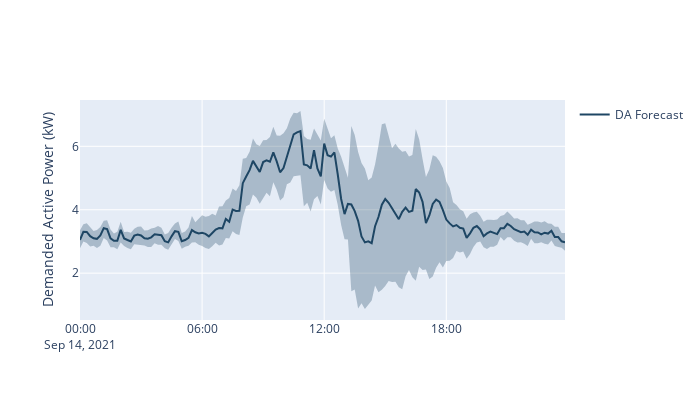
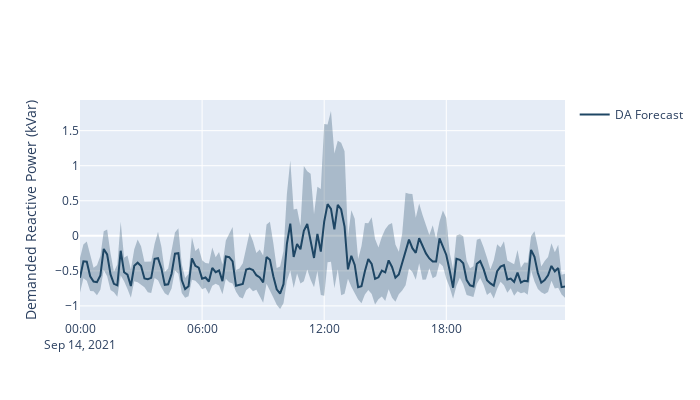
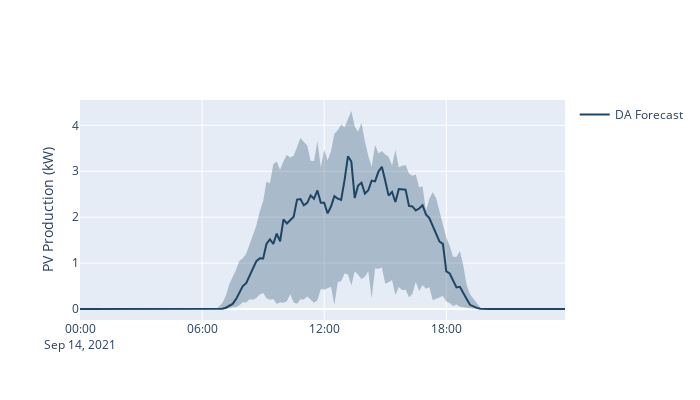
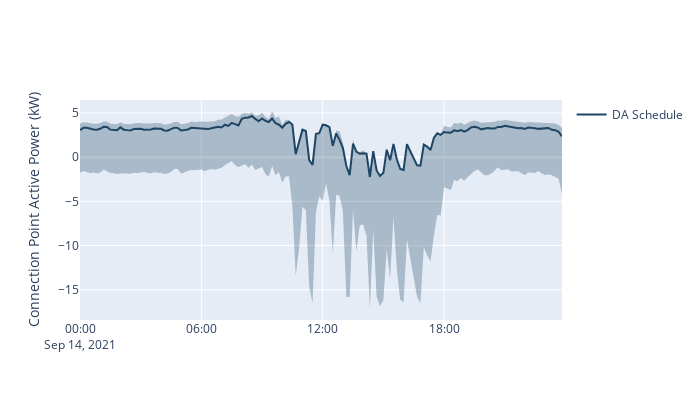

Notebook code cell kept with these figures, in order:
### Code cell
colnames=['0', 'running_time', 'date', 'pvmax_lag', 'irr_lag', 'pdem_lag', 'qdem_lag',
          'pvmax_for', 'irr_for', 'pdem_for', 'qdem_for', 'pv_sim', 'fp_sim', 'fq_sim',
          'pv_real', 'pv_q_real', 'SOC_real', 'fp_real', 'fq_real', 'asked_P', 'asked_Q']
data_rt = pd.read_csv(dir_path + r'/Result/realtime_data.csv', names=colnames, header=None)
data_rt['running_time'] = pd.to_datetime(data_rt['running_time'])
data_rt = data_rt[data_rt['running_time'] >= str(date_sp.year) + '-' + str(date_sp.month) + '-' + str(date_sp.day)]
data_rt = data_rt[data_rt['running_time'] < str(date_sp.year) + '-' + str(date_sp.month) + '-' + str(date_sp.day + 1)]

x = pd.date_range(pd.Timestamp(date_sp).floor(freq ='D'), periods=144, freq='10min')

date = data_rt['running_time']
pvmax_lag = data_rt['pvmax_lag'].values
irr_lag = data_rt['irr_lag'].values
pdem_lag = data_rt['pdem_lag'].values
qdem_lag = data_rt['qdem_lag'].values
pvmax_for = data_rt['pvmax_for'].values
irr_for = data_rt['irr_for'].values
pdem_for = data_rt['pdem_for'].values
qdem_for = data_rt['qdem_for'].values
pv_sim = data_rt['pv_sim'].values
fp_sim = - data_rt['fp_sim'].values
fq_sim = - data_rt['fq_sim'].values
pv_real = data_rt['pv_real'].values
pv_q_real = data_rt['pv_q_real'].values
SOC_real = data_rt['SOC_real'].values
fp_real = data_rt['fp_real'].values
fq_real = data_rt['fq_real'].values
asked_P = data_rt['asked_P'].values
asked_Q = data_rt['asked_Q'].values

if mode == 'sim':
    # Demanded active power
    MAEP = MAEP_func(result_p_dm[0, 6:len(pdem_lag)+5], pdem_lag[:-1])
    print('DA Forecast, MAE (kW):', MAEP)
    MAEP = MAEP_func(pdem_for, pdem_lag)
    print('RT Forecast, MAE (kW):', MAEP)
    figuring(x, result_p_dm, 'DP', date, [], pdem_for, pdem_lag)
    # Demanded reactive power
    MAEP = MAEP_func(result_q_dm[0, 6:len(qdem_lag)+5], qdem_lag[:-1])
    print('DA Forecast, MAE (kVar):', MAEP)
    MAEP = MAEP_func(qdem_for, qdem_lag)
    print('RT Forecast, MAE (kVar):', MAEP)
    figuring(x, result_q_dm, 'DQ', date, [], qdem_for, qdem_lag)
    # PV production
    MAEP = MAEP_func(result_p_pv[0, 6:len(pvmax_lag)+5], pvmax_lag[:-1])
    print('DA Forecast, MAE (kW):', MAEP)
    MAEP = MAEP_func(pvmax_for, pvmax_lag)
    print('RT Forecast, MAE (kW):', MAEP)
    figuring(x, result_p_pv, 'PV', date, pvmax_lag, pvmax_for, pv_sim)
    # ConnectionPoint P
    MAEP = MAEP_func(asked_P, fp_sim)
    print('Deviation, MAE (kW):', MAEP)
    figuring(x, np.array([P_SC, RPP_SC, RPN_SC]), 'FP', date, [], asked_P, fp_sim)
    # ConnectionPoint Q
    MAEP = MAEP_func(asked_Q, fq_sim)
    print('Deviation, MAE (kW):', MAEP)
    figuring(x, np.array([Q_SC, RQP_SC, RQN_SC]), 'FQ', date, [], asked_Q, fq_sim)
elif mode == 'lab':
    # Demanded active power
    MAEP = MAEP_func(result_p_dm[0, 6:len(pdem_lag)+5], pdem_lag[:-1])
    print('DA Forecast, MAE (kW):', MAEP)
    MAEP = MAEP_func(pdem_for, pdem_lag)
    print('RT Forecast, MAE (kW):', MAEP)
    figuring(x, result_p_dm, 'DP', date, [], pdem_for, pdem_lag)
    # Demanded reactive power
    MAEP = MAEP_func(result_q_dm[0, 6:len(qdem_lag)+5], qdem_lag[:-1])
    print('DA Forecast, MAE (kVar):', MAEP)
    MAEP = MAEP_func(qdem_for, qdem_lag)
    print('RT Forecast, MAE (kVar):', MAEP)
    figuring(x, result_q_dm, 'DQ', date, [], qdem_for, qdem_lag)
    # PV production
    MAEP = MAEP_func(result_p_pv[0, 6:len(pvmax_lag)+5], pvmax_lag[:-1])
    print('DA Forecast, MAE (kW):', MAEP)
    MAEP = MAEP_func(pvmax_for, pvmax_lag)
    print('RT Forecast, MAE (kW):', MAEP)
    figuring(x, result_p_pv, 'PV', date, pvmax_lag, pvmax_for, pv_real)
    # ConnectionPoint P
    MAEP = MAEP_func(asked_P, fp_real)
    print('Deviation, MAE (kW):', MAEP)
    figuring(x, np.array([P_SC, RPP_SC, RPN_SC]), 'FP', date, [], asked_P, fp_real)
    # ConnectionPoint Q
    MAEP = MAEP_func(asked_Q, fq_real)
    print('Deviation, MAE (kW):', MAEP)
    figuring(x, np.array([Q_SC, RQP_SC, RQN_SC]), 'FQ', date, [], asked_Q, fq_real)
# SoC
MAEP = MAEP_func(SOC_dersired[6:len(SOC_real)+5], SOC_real[:-1])
print('Deviation, MAE (kW):', MAEP)
figuring(x, np.array([SOC_dersired, [result_SOC[1]*result_SOC[0]] * 144, [result_SOC[2]*result_SOC[0]] * 144]),
         'SOC', date, [], [], SOC_real)

### Figure 1 — Plotly figure (JSON) as saved in the notebook; plotly's stock layout.template omitted (floating-point values rounded to 4 significant figures; data arrays with more than 128 entries replaced by an {"elided": "..."} marker saying what was removed)
{"data": [{"line": {"color": "firebrick", "width": 2.5}, "mode": "lines", "name": "Realized", "type": "scatter", "x": [], "y": []}, {"line": {"color": "rgba(65, 105, 225, 0.8)", "width": 2}, "mode": "lines", "name": "", "type": "scatter", "x": [], "y": []}, {"line": {"color": "royalblue", "dash": "dot", "width": 1.5}, "mode": "lines", "name": "RT Forecast", "type": "scatter", "x": [], "y": []}, {"line": {"width": 0}, "marker": {"color": "rgba(30, 70, 100, 0.3)"}, "mode": "lines", "name": "Upper Bound", "showlegend": false, "type": "scatter", "x": {"elided": "144 str values"}, "y": {"elided": "144 float values"}}, {"fill": "tonexty", "fillcolor": "rgba(30, 70, 100, 0.3)", "line": {"width": 0}, "marker": {"color": "#444"}, "mode": "lines", "name": "Lower Bound", "showlegend": false, "type": "scatter", "x": {"elided": "144 str values"}, "y": {"elided": "144 float values"}}, {"line": {"color": "rgb(30, 70, 100)"}, "name": "DA Forecast", "type": "scatter", "x": {"elided": "144 str values"}, "y": {"elided": "144 float values"}}], "layout": {"height": 400, "hovermode": "x", "width": 700, "yaxis": {"title": {"text": "Demanded Active Power (kW)"}}}}

### Figure 2 — Plotly figure (JSON) as saved in the notebook; plotly's stock layout.template omitted (floating-point values rounded to 4 significant figures; data arrays with more than 128 entries replaced by an {"elided": "..."} marker saying what was removed)
{"data": [{"line": {"color": "firebrick", "width": 2.5}, "mode": "lines", "name": "Realized", "type": "scatter", "x": [], "y": []}, {"line": {"color": "rgba(65, 105, 225, 0.8)", "width": 2}, "mode": "lines", "name": "", "type": "scatter", "x": [], "y": []}, {"line": {"color": "royalblue", "dash": "dot", "width": 1.5}, "mode": "lines", "name": "RT Forecast", "type": "scatter", "x": [], "y": []}, {"line": {"width": 0}, "marker": {"color": "rgba(30, 70, 100, 0.3)"}, "mode": "lines", "name": "Upper Bound", "showlegend": false, "type": "scatter", "x": {"elided": "144 str values"}, "y": {"elided": "144 float values"}}, {"fill": "tonexty", "fillcolor": "rgba(30, 70, 100, 0.3)", "line": {"width": 0}, "marker": {"color": "#444"}, "mode": "lines", "name": "Lower Bound", "showlegend": false, "type": "scatter", "x": {"elided": "144 str values"}, "y": {"elided": "144 float values"}}, {"line": {"color": "rgb(30, 70, 100)"}, "name": "DA Forecast", "type": "scatter", "x": {"elided": "144 str values"}, "y": {"elided": "144 float values"}}], "layout": {"height": 400, "hovermode": "x", "width": 700, "yaxis": {"title": {"text": "Demanded Reactive Power (kVar)"}}}}

### Figure 3 — Plotly figure (JSON) as saved in the notebook; plotly's stock layout.template omitted (floating-point values rounded to 4 significant figures; data arrays with more than 128 entries replaced by an {"elided": "..."} marker saying what was removed)
{"data": [{"line": {"color": "firebrick", "width": 2.5}, "mode": "lines", "name": "Deployed", "type": "scatter", "x": [], "y": []}, {"line": {"color": "rgba(65, 105, 225, 0.8)", "width": 2}, "mode": "lines", "name": "Available", "type": "scatter", "x": [], "y": []}, {"line": {"color": "royalblue", "dash": "dot", "width": 1.5}, "mode": "lines", "name": "RT Forecast", "type": "scatter", "x": [], "y": []}, {"line": {"width": 0}, "marker": {"color": "rgba(30, 70, 100, 0.3)"}, "mode": "lines", "name": "Upper Bound", "showlegend": false, "type": "scatter", "x": {"elided": "144 str values"}, "y": {"elided": "144 float values"}}, {"fill": "tonexty", "fillcolor": "rgba(30, 70, 100, 0.3)", "line": {"width": 0}, "marker": {"color": "#444"}, "mode": "lines", "name": "Lower Bound", "showlegend": false, "type": "scatter", "x": {"elided": "144 str values"}, "y": {"elided": "144 float values"}}, {"line": {"color": "rgb(30, 70, 100)"}, "name": "DA Forecast", "type": "scatter", "x": {"elided": "144 str values"}, "y": {"elided": "144 float values"}}], "layout": {"height": 400, "hovermode": "x", "width": 700, "yaxis": {"title": {"text": "PV Production (kW)"}}}}

### Figure 4 — Plotly figure (JSON) as saved in the notebook; plotly's stock layout.template omitted (floating-point values rounded to 4 significant figures; data arrays with more than 128 entries replaced by an {"elided": "..."} marker saying what was removed)
{"data": [{"line": {"color": "firebrick", "width": 2.5}, "mode": "lines", "name": "Realized", "type": "scatter", "x": [], "y": []}, {"line": {"color": "rgba(65, 105, 225, 0.8)", "width": 2}, "mode": "lines", "name": "", "type": "scatter", "x": [], "y": []}, {"line": {"color": "royalblue", "dash": "dot", "width": 1.5}, "mode": "lines", "name": "Asked in RT", "type": "scatter", "x": [], "y": []}, {"line": {"width": 0}, "marker": {"color": "rgba(30, 70, 100, 0.3)"}, "mode": "lines", "name": "Upper Bound", "showlegend": false, "type": "scatter", "x": {"elided": "144 str values"}, "y": {"elided": "144 float values"}}, {"fill": "tonexty", "fillcolor": "rgba(30, 70, 100, 0.3)", "line": {"width": 0}, "marker": {"color": "#444"}, "mode": "lines", "name": "Lower Bound", "showlegend": false, "type": "scatter", "x": {"elided": "144 str values"}, "y": {"elided": "144 float values"}}, {"line": {"color": "rgb(30, 70, 100)"}, "name": "DA Schedule", "type": "scatter", "x": {"elided": "144 str values"}, "y": {"elided": "144 float values"}}], "layout": {"height": 400, "hovermode": "x", "width": 700, "yaxis": {"title": {"text": "Connection Point Active Power (kW)"}}}}
